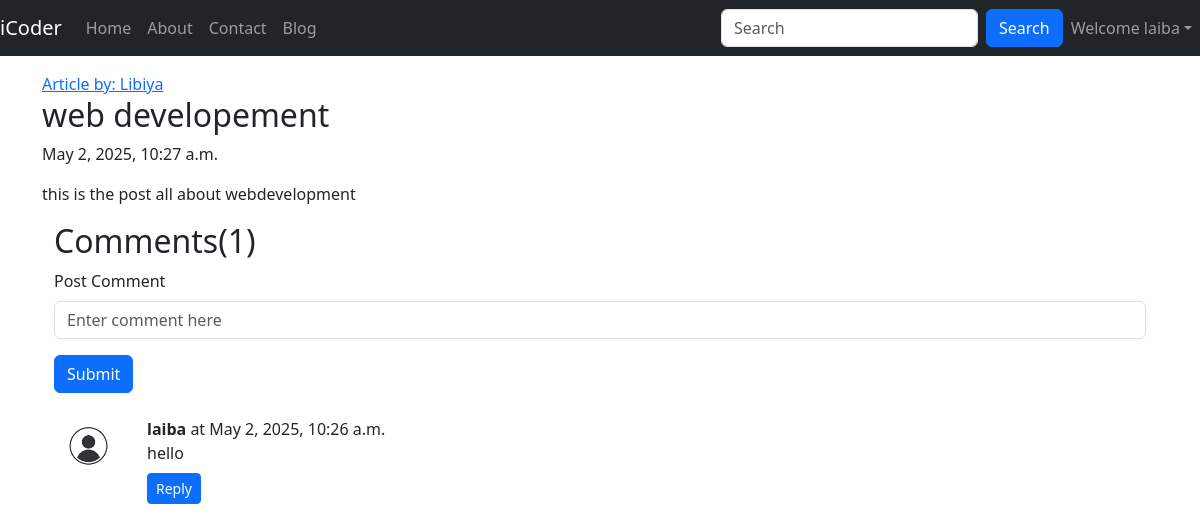
Page /blog/second-post (signed in) on the committed database.
### blog/models.py (models this page shows, shortened)
class Post(models.Model):
    sno= models.AutoField(primary_key=True)
    title = models.CharField(max_length=100)
    author = models.CharField(max_length=50)
    content = models.TextField()
    slug = models.SlugField(max_length=100, unique=True)
    timestamp = models.DateTimeField(blank=True)

class BlogComment(models.Model):
    sno = models.AutoField(primary_key=True)
    comment = models.TextField()
    post = models.ForeignKey(Post, on_delete=models.CASCADE)
    parent = models.ForeignKey('self', on_delete=models.CASCADE, null=True)
    user = models.ForeignKey(User, on_delete=models.CASCADE)
    timestamp = models.DateTimeField(default=now)

### blog/views.py (the view)
# urls.py: path('<str:slug>', views.blogPost, name='blogPost'),
def blogPost(request, slug):
    post=Post.objects.filter(slug=slug).first()
    comments = BlogComment.objects.filter(post=post)
    context={"post":post,"comments":comments,'user':request.user}
    return render(request, "blog/blogPost.html", context)

### templates/blog/blogPost.html (shortened to what this page needs)
{%extends 'base.html'%}
{%block body%}
<div class="container my-3">
  <div class="blog-post">
    <a href="#">Article by: {{post.author}}</a>
    <h2 class="blog-post-title">{{post.title}}</h2>
    <p class="blog-post-meta">{{post.timestamp}}</p>
    <p>{{post.content}}</p>
  </div>
  <div class="container">
    <h2>Comments({{comments.count}})</h2>
    <form action="/blog/postcomment" method="post">
      <div class="form-group">
        <label for="comment">Post Comment </label>
        <input type="text" class="form-control my-2"  name="comment"  placeholder="Enter comment here" />
      </div>
      <button type="submit" class="btn btn-primary my-2">Submit</button>
    </form>
    {% for comment in comments %}
    <div class="row my-3">
      <div class="col-md-1">
        <img
          class="rounded mx-auto d-block w-100 p-2"
          src="/static/download.png"
          alt="user"
        />
      </div>
      <div class="col-md-11">
        <b> {{comment.user.username}} </b> at {{ comment.timestamp }}
        <div>{{comment.comment}}</div>
        <div class="reply mx-0 my-2">
  <button class="btn btn-primary btn-sm" type="button" data-bs-toggle="collapse" data-bs-target="#replybox{{comment.sno}}" aria-expanded="false" aria-controls="replybox{{comment.sno}}">
    Reply
  </button>
        </div>
      </div>
      {% endfor %} {%endblock%}

### templates/base.html (shortened to what this page needs)
<!DOCTYPE html>
<html lang="en">
  <head>
    <link
      href="https://cdn.jsdelivr.net/npm/bootstrap@5.3.2/dist/css/bootstrap.min.css"
      rel="stylesheet"
    />
  </head>
  <body>
    <nav class="navbar navbar-expand-lg navbar-dark bg-dark">
      <a class="navbar-brand" href="/">iCoder</a>
      <div class="collapse navbar-collapse" id="navbarSupportedContent">
        <ul class="navbar-nav me-auto">
          <li
            class="nav-item"
            {%
            block
            homeactive
            %}
            active
            {%
            endblock
            homeactive
            %}
          >
            <a class="nav-link" href="/">Home</a>
          </li>
          <li
            class="nav-item"
            {%
            block
            aboutactive
            %}
            active
            {%
            endblock
            aboutactive
            %}
          >
            <a class="nav-link" href="/about">About</a>
          </li>
          <li
            class="nav-item"
            {%
            block
            contactactive
            %}
            active
            {%
            endblock
            contactactive
            %}
          >
            <a class="nav-link" href="/contact">Contact</a>
          </li>
          <li
            class="nav-item"
            {%
            block
            blogactive
            %}
            active
            {%
            endblock
            blogactive
            %}
          >
            <a class="nav-link" href="/blog">Blog</a>
          </li>
        </ul>
        <form method="get" action="/search" class="d-flex">
          <input
            class="form-control me-2"
            type="search"
            name="query"
            id="query"
            placeholder="Search"
            aria-label="Search"
          />
          <button class="btn btn-primary" type="submit">Search</button>
        </form>
        {% if user.is_authenticated %}
        <ul class="navbar-nav ml-2">
          <li class="nav-item dropdown">
            <a
              class="nav-link dropdown-toggle"
              href="#"
              id="navbarDropdown"
              role="button"
              data-bs-toggle="dropdown"
              aria-expanded="false"
              >Welcome {{ user.username }}</a
            >
          </li>
        </ul>
        {% endif %}
      </div>
    </nav>
    {% block body %}{% endblock %}
  </body>
</html>

### rows in the picture
Post: author "Libiya", title "web developement", timestamp "May 2, 2025, 10:27 a.m.", content "this is the post all about webdevelopment"
BlogComment: user.username "laiba", timestamp "May 2, 2025, 10:26 a.m.", comment "hello"

### other values in the picture
{{ user.username }} "laiba"
{{ comments.count }} "1"
